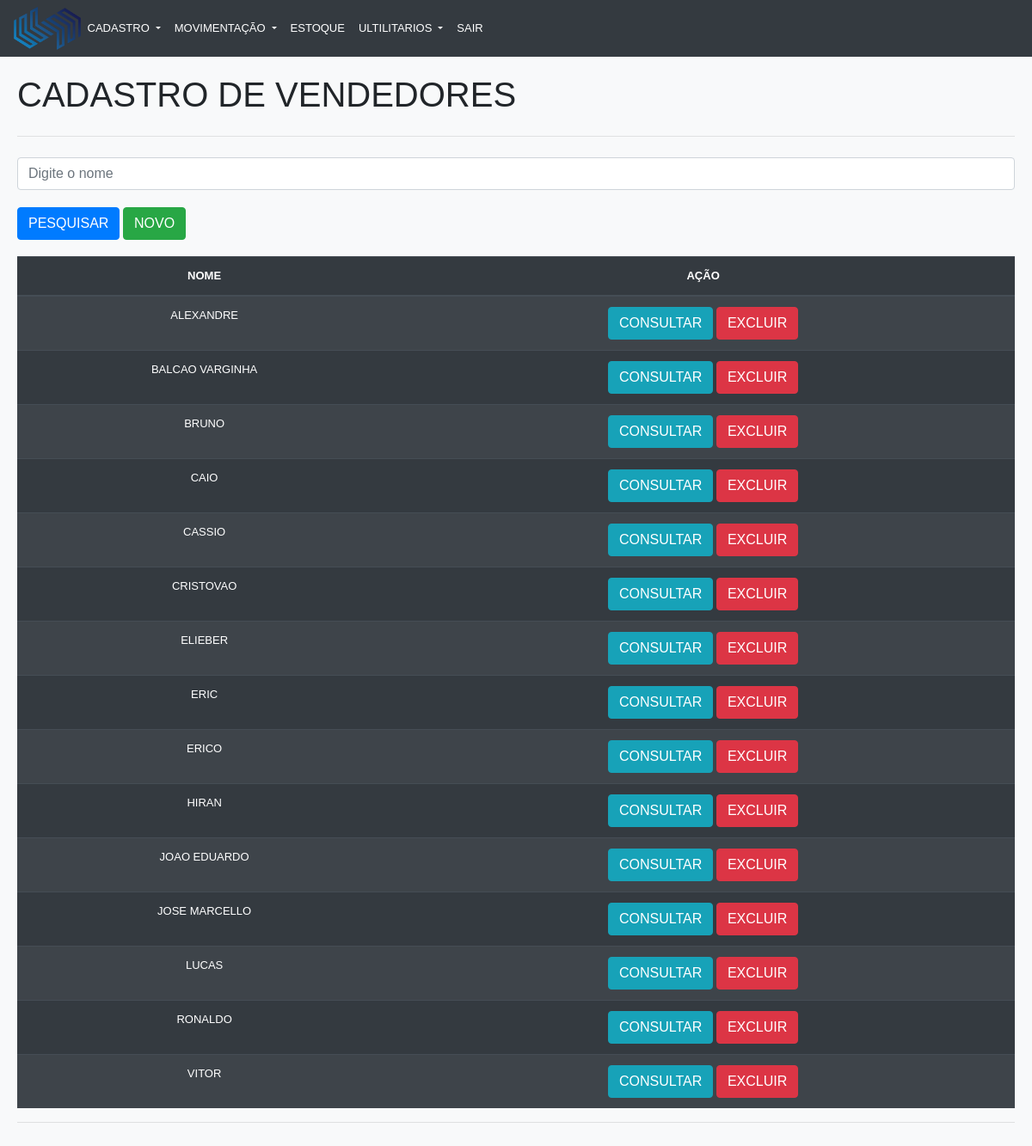
Page /crud/vendedor_Consultar.php (signed in) on the committed database.
### tables this page shows
CREATE TABLE IF NOT EXISTS `vendedor` (
  `id` int(10) NOT NULL AUTO_INCREMENT,
  `nome` varchar(30) NOT NULL,
  PRIMARY KEY (`id`)
);

### crud/classes/cadastroVendedor.class.php (called while the page is built, shortened)
<?php
class Vendedor
{
    private $pdo;
    public function __construct($pdo)
    {
        $this->pdo = $pdo;
    }
    public function consultar($iden = '')
    {
        if ($iden == null) {
            $sql = "SELECT * FROM vendedor";
            $stmt = $this->pdo->prepare($sql);
            $stmt->execute();
            if ($stmt->rowCount() > 0) {
                return $stmt->fetchAll();
            }else{
                return array();
            }
        }
    }
}

### crud/vendedor_Consultar.php (the view, shortened to what this page needs)
<?php
require("conn.php");
require 'classes/cadastroVendedor.class.php';
$vendedor = new Vendedor($pdo);
?>
<!DOCTYPE html>
<html lang="pt-br">
<head>
    <link rel="stylesheet" href="https://stackpath.bootstrapcdn.com/bootstrap/4.3.1/css/bootstrap.min.css">
    <link rel="stylesheet" href="css/geral.css">
</head>
<body class="bg-light">
    <div class="">
        <header>
            <?php
            include_once "menu.php"; ?>
        </header>
        <section class="corpo">
            <h1 id="content" class="bd-title">Cadastro de Vendedores</h1>
            <hr class="my-4">
            <form action="" method="POST">
                <input type="search" name="pesquisar" class="form-control" id="pesquisar" placeholder="Digite o nome"><br>
                <input type="submit" class="btn btn-primary" value="PESQUISAR">
                <input type="button" value="NOVO" class="btn btn-success" onclick="window.location='vendedor_Salvar.php';">
            </form>
            <br>
            <table class="table table-striped table-dark table-hover tab">
                <thead>
                    <tr>
                        <th scope="col">Nome</td>
                        <th scope="col">Ação</td>
                    </tr>
                </thead>
                <?php if (!empty($_POST['pesquisar'])) {
                    $pesq = $_POST['pesquisar'];
                    $lista = $vendedor->consultar($pesq);
                } else {
                    $lista = $vendedor->consultar();
                }
                foreach ($lista as $item) :
                ?>
                    <tr>
                        <td><?php echo $item['nome']; ?></td>
                        <td>
                            <a href="<?php echo 'vendedor_Salvar.php?id=' . $item['id']; ?>" class="btn btn-info">CONSULTAR</a>
                            <a href="<?php echo 'vendedor_Deletar.php?id=' . $item['id'] . '&nome=' . $item['nome']; ?>" class="btn btn-danger">EXCLUIR</a>
                        </td>
                    </tr>
                <?php endforeach; ?>
            </table>
            <hr>
        </section>
    </div>
</body>
</html>

### crud/css/geral.css (style rules this page uses)
body { margin: 0; padding: 0; text-transform: uppercase; font-family: Arial, Helvetica, sans-serif; font-size:small; }
header { vertical-align: center; margin: 0; padding: 0; }
.corpo { padding: 20px; }
.tab th { text-align: center; }
tr { text-align: center; }

### rows in the picture
vendedor: nome "ALEXANDRE"
vendedor: nome "BALCAO VARGINHA"
vendedor: nome "BRUNO"
vendedor: nome "CAIO"
vendedor: nome "CASSIO"
vendedor: nome "CRISTOVAO"
vendedor: nome "ELIEBER"
vendedor: nome "ERIC"
vendedor: nome "ERICO"
vendedor: nome "HIRAN"
vendedor: nome "JOAO EDUARDO"
vendedor: nome "JOSE MARCELLO"
vendedor: nome "LUCAS"
vendedor: nome "RONALDO"
vendedor: nome "VITOR"
